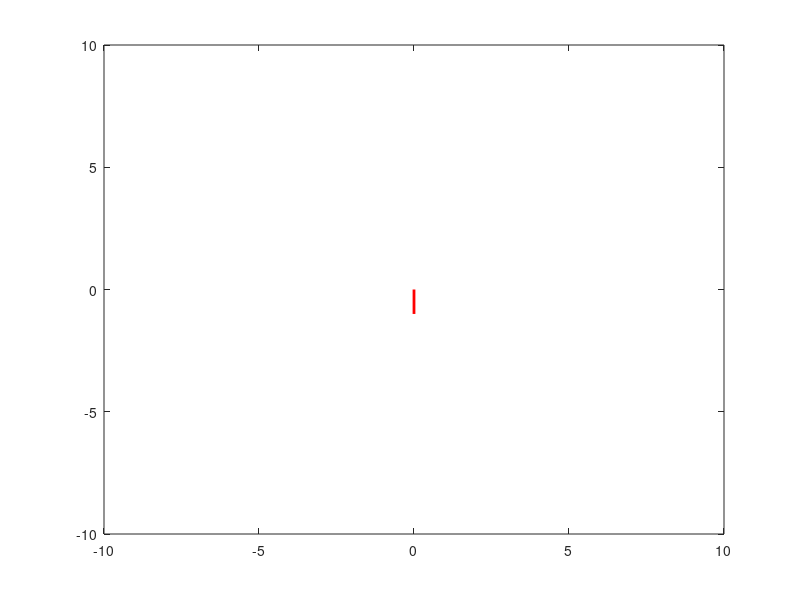

MATLAB code to generate this figure:
offset = [];
t = [];
x = [];
y = [];

frames = 1:64;
num_points = 4;

offset = 1:num_points;

spacing = num_points/2;

% make time sets with offsets
for i = offset
    t(i, frames) = linspace(-(offset(i)*pi/spacing), (2*pi) - (offset(i)*pi/spacing), size(frames,2));
end

t(size(offset,2)+1, frames) = linspace(-(offset(1)*pi/spacing), (2*pi) - (offset(1)*pi/spacing), size(frames,2));

% generate functions
for i = size(offset,2)+1
    x(i, frames) = cos(t(i, frames));
    y(i, frames) = sin(t(i, frames));
end

colors = ["red", "green", "blue", "cyan", "magenta", "yellow", "black"];

% generate points
for time = frames
    for cur_point = offset
    %scatter(x(ii,i), y(ii,i), 40, colors(mod(i,num_points)+1), "o", "filled")
    plot(x(cur_point:cur_point+1, time), y(cur_point:cur_point+1, time), 'red', 'LineWidth', 2)
    hold("on")
    end

    axis([-10 10 -10 10])
    pause(0.0000001)
    hold("off")
end
